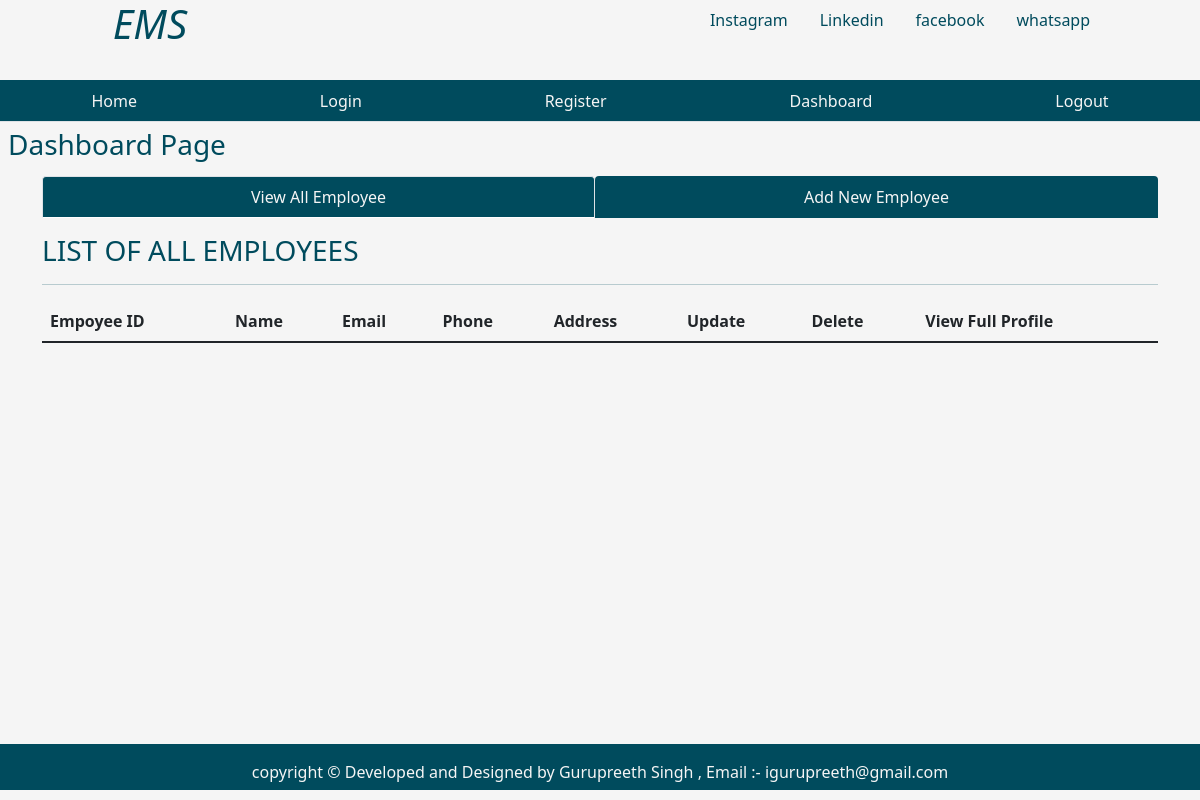
Page /dashboard on the earlier database version.
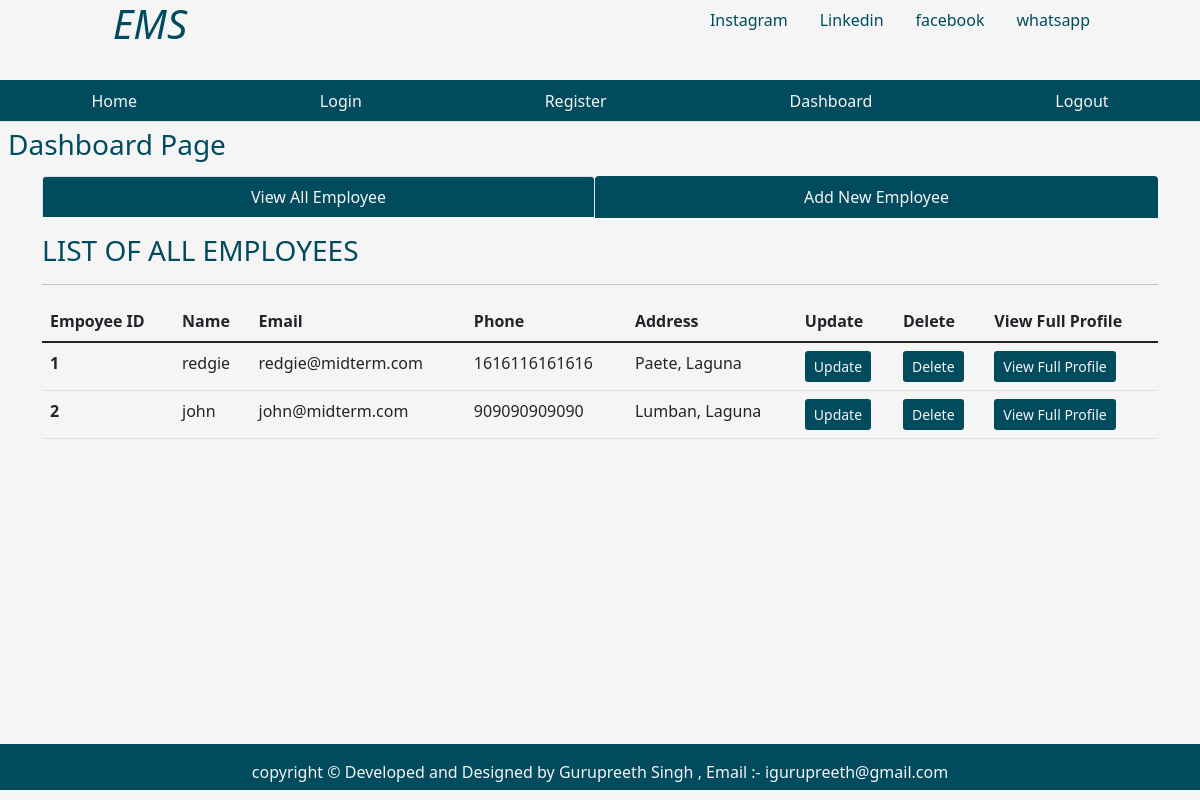
Same page on the later database version.
### tables this page shows
CREATE TABLE emp (
    empid INTEGER PRIMARY KEY AUTOINCREMENT,
    name text NOT NULL,
    email text,
    phone INTEGER,
    address text,
    joining_date TIMESTAMP DEFAULT CURRENT_TIMESTAMP,
    total_projects INTEGER DEFAULT 1,
    total_test_case INTEGER DEFAULT 1,
    total_defects_found INTEGER DEFAULT 1,
    total_defects_pending INTEGER DEFAULT 1
);

### app.py (the view)
@app.route('/dashboard')
def dashboard():
    user = get_current_user()
    db = get_database()
    if request.method == "GET":
        emp_cur = db.execute('SELECT * FROM emp')
        allemp = emp_cur.fetchall()
    return render_template('dashboard.html', user = user, allemp = allemp)

### app.py (called while the page is built)
@app.teardown_appcontext
def close_database(error):
    if hasattr(g, 'crudapplication_db'):
        g.crudapplication_db.close()

def get_current_user():
    user = None
    if 'user' in session:
        user = session['user']
        db = get_database()
        user_cur = db.execute('SELECT * FROM users WHERE name = ?', [user])
        user = user_cur.fetchone()
    return user

### database.py (called while the page is built)
def connect_to_database():
   conn = sqlite3.connect('crudapplication.db')
   conn.row_factory = sqlite3.Row
   return conn

def get_database():
   if not hasattr(g, 'crudapplication_db'):
      g.crudapplication_db = connect_to_database()
   return g.crudapplication_db

### templates/dashboard.html (shortened to what this page needs)
{% from "showlinks.html" import show_links, social_links %}
<!DOCTYPE html>
<html lang="en">
<head>
    <link href="https://cdn.jsdelivr.net/npm/bootstrap@5.1.3/dist/css/bootstrap.min.css" rel="stylesheet">
    <link rel="stylesheet" href="{{ url_for('static', filename='css/dashboard.css') }}" type = "text/css">
</head>
<body>
      <div class="parent">
        <div class="child child1">
            <h1 class="text-center"><i>EMS</i></h1>
        </div>
        <div class="child child2">
            {{ social_links() }}
        </div>
        <div class="child child3">
            {{ show_links() }}
        </div>
        <div class="child child4">
            <h3 class="m-2">Dashboard Page</h3>
        </div>
        <div class="child child5" style="color:rgb(0, 75, 93);">
        </div>
        <div class="child child6  container" style="color:rgb(0, 75, 93);">
            <ul class="nav nav-tabs nav-fill mb-3">
                <li class="nav-item">
                  <a class="nav-link active" aria-current="page" href="{{ url_for('dashboard') }}" style=" background-color:rgb(0, 75, 93); color:whitesmoke;">View All Employee</a>
                </li>
                <li class="nav-item">
                  <a class="nav-link" style=" background-color:rgb(0, 75, 93); color:whitesmoke;" href="{{ url_for('addnewemployee') }}">Add New Employee</a>
                </li>
              </ul>
              <div class="table-responsive-lg caption-top">
                <caption><h3>LIST OF ALL EMPLOYEES</h3></caption>
                <hr>
                <table class="table">
                    <thead>
                        <tr>
                          <th scope="col">Empoyee ID</th>
                          <th scope="col">Name</th>
                          <th scope="col">Email</th>
                          <th scope="col">Phone</th>
                          <th scope="col">Address</th>
                          <th scope="col">Update</th>
                          <th scope="col">Delete</th>
                          <th scope="col">View Full Profile</th>
                        </tr>
                      </thead>
                      <tbody>
                        {% for emp in allemp %}
                        <tr>
                          <th scope="row">{{ emp['empid'] }}</th>
                          <td>{{ emp['name'] }}</td>
                          <td>{{ emp['email'] }}</td>
                          <td>{{ emp['phone'] }}</td>
                          <td>{{ emp['address'] }}</td>
                          <td><a class="btn btn-sm" style="background-color:rgb(0, 75, 93); color:whitesmoke;" href="{{ url_for('fetchone', empid = emp['empid']) }}">Update</a></td>
                          <td><a class="btn btn-sm" style="background-color:rgb(0, 75, 93); color:whitesmoke;" href="{{ url_for('deleteemployee', empid = emp['empid']) }}">Delete</a></td>
                          <td><a class="btn btn-sm" style="background-color:rgb(0, 75, 93); color:whitesmoke;" href="{{ url_for('singleemployee', empid = emp['empid']) }}">View Full Profile</a></td>
                        </tr>
                        {% endfor %}
                      </tbody>
                </table>
              </div>
        </div>
        <div class="child child7" style="background-color:rgb(0, 75, 93); color:whitesmoke;">
            <p class="p-3 text-center">copyright &copy; Developed and Designed by Gurupreeth Singh , Email :- igurupreeth@gmail.com</p>
        </div>
      </div>
</body>
</html>

Differences in the rows shown:
added emp: empid "1", name "redgie", email "redgie@midterm.com", phone "1616116161616", address "Paete, Laguna"
added emp: empid "2", name "john", email "john@midterm.com", phone "909090909090", address "Lumban, Laguna"
